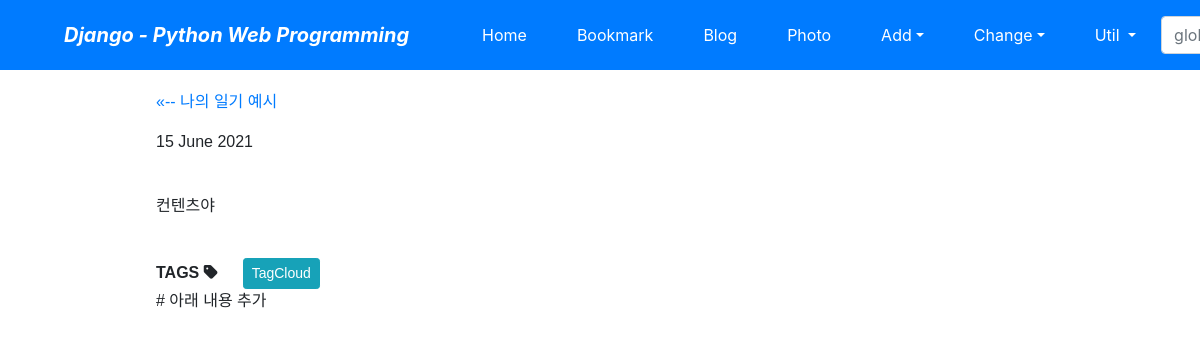
Page /blog/post/제목이야/ on the committed database.
### blogapp/models.py (models this page shows, shortened)
class Post(models.Model):
    title = models.CharField(verbose_name='TITLE', max_length=50)
    slug = models.SlugField('SLUG', unique=True, allow_unicode=True, help_text='one word for title alias.')
    description = models.CharField('DESCRIPTION', max_length=100, blank=True, help_text='simple description text.')
    content = models.TextField('CONTENT')
    create_dt = models.DateTimeField('CREATE DATE', auto_now_add=True)
    modify_dt = models.DateTimeField('MODIFY DATE', auto_now=True)
    tags = TaggableManager(blank=True)
    owner = models.ForeignKey(User, on_delete=models.CASCADE, verbose_name='OWNER', blank=True, null=True)
    class Meta:
        verbose_name = 'post'
        verbose_name_plural = 'posts'
        db_table = 'blogapp_posts'
        ordering = ('-modify_dt',)
    def __str__(self):
        return self.title
    def get_absolute_url(self):
        return reverse('blog:post_detail', args=(self.slug,))
    def get_previous(self):
        return self.get_previous_by_modify_dt()
    def get_next(self):
        return self.get_next_by_modify_dt()

### blogapp/views.py (called while the page is built)
    def get_context_data(self, **kwargs):
        context = super().get_context_data(**kwargs)
        context['disqus_short'] = f"{settings.DISQUS_SHORTNAME}"
        context['disqus_id'] = f"post-{self.object.id}-{self.object.slug}"
        context['disqus_url'] = f"{settings.DISQUS_MY_DOMAIN}{self.object.get_absolute_url()}"
        context['disqus_title'] = f"{self.object.slug}"
        return context

### blogapp/templates/blogapp/post_detail.html (shortened to what this page needs)
{% extends 'base.html' %}
{% load static %}
{% block content %}
<div class="post-body">
<p>
    {% if object.get_previous %}
    <a href="{{ object.get_previous.get_absolute_url }}" title="View previous post">
        &laquo;-- {{ object.get_previous }}
    </a>
    {% endif %}
</p>
<p>{{ object.modify_dt|date:"j F Y"}}</p>
<br>
<div>
    {{ object.content|linebreaks }}
</div>
<br>
<div>
    <b>TAGS</b> <i class="fas fa-tag"></i>
    {% load taggit_templatetags2_tags %}
    <a href="{% url 'blog:tag_cloud' %}"> <span class="btn btn-info btn-sm">TagCloud</span></a>
</div>
# 아래 내용 추가
<br>
{% endblock %}
{% block extra-script %}
</div>
{% endblock %}

### blogapp/templates/blogapp/post_detail.html (style rules this page uses)
.post-body { width: 80%; margin: auto; font-family: "Lucida Grande", Verdana, Arial, sans-serif; font-size: 16px; }

### rows in the picture
Post: get_previous "나의 일기 예시", modify_dt "15 June 2021", content "컨텐츠야"
